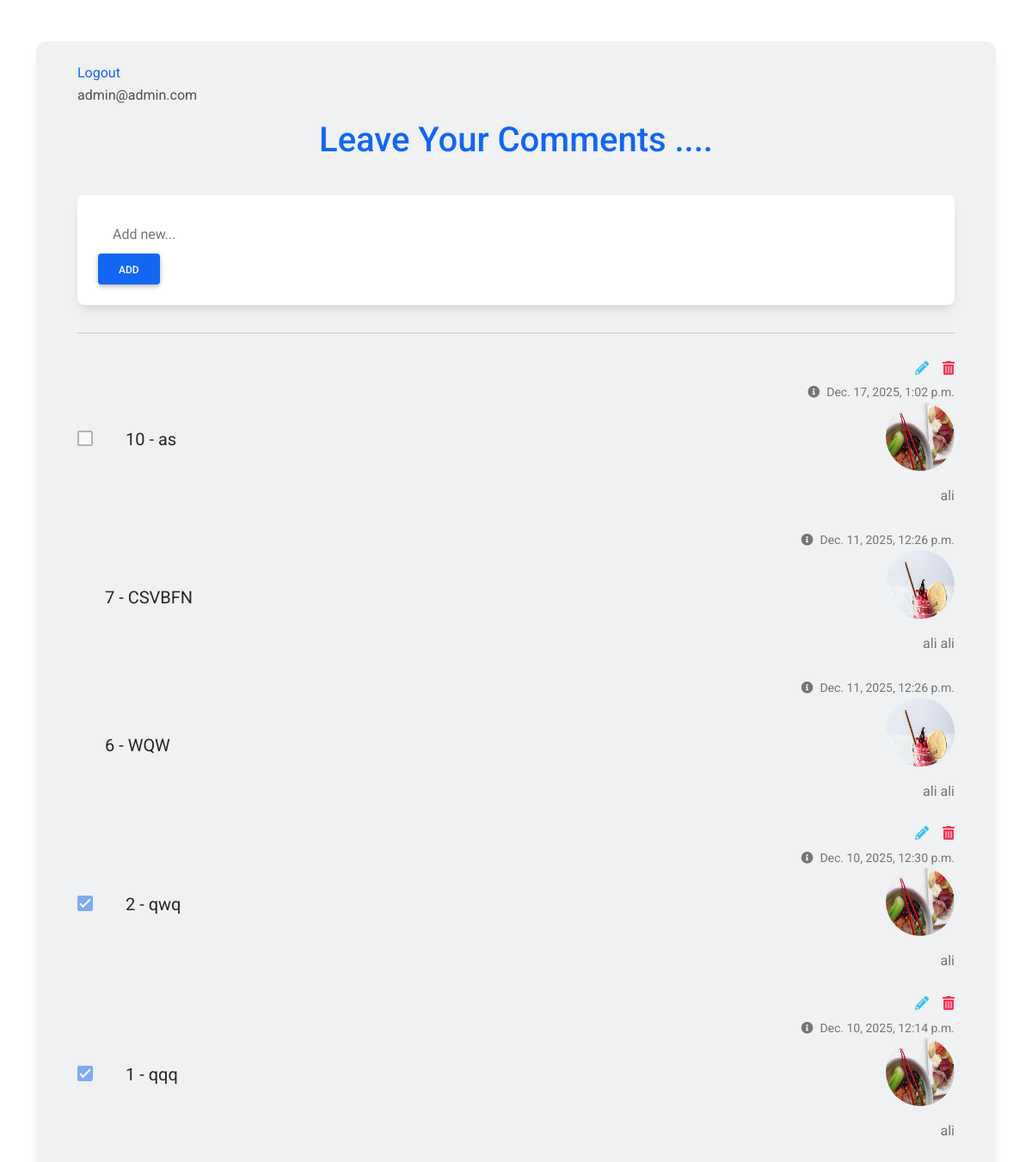
/comment/1 (signed in), run on the app's committed database.
### accounts/models.py (models this page shows, shortened)
class User(AbstractBaseUser, PermissionsMixin):
    email = models.EmailField(max_length=255, unique=True)
    is_staff = models.BooleanField(default=False)
    is_active = models.BooleanField(default=True)
    is_superuser = models.BooleanField(default=False)
    is_verified = models.BooleanField(default=False)
    created_date = models.DateTimeField(auto_now_add=True)
    updated_date = models.DateTimeField(auto_now=True)
    USERNAME_FIELD = "email"
    REQUIRED_FIELDS = []
    objects = UserManager()
    def __str__(self):
        return self.email

class Profile(models.Model):
    user = models.ForeignKey(User, on_delete=models.CASCADE)
    first_name = models.CharField(max_length=250)
    last_name = models.CharField(max_length=250)
    image = models.ImageField(upload_to='profile_images/',blank=True, null=True)
    description = models.TextField()
    created_date = models.DateTimeField(auto_now_add=True)
    updated_date = models.DateTimeField(auto_now=True)

### comment/models.py (models this page shows, shortened)
class Task(models.Model):
    author = models.ForeignKey("accounts.Profile", on_delete=models.CASCADE, related_name='comment_tasks')
    post = models.ForeignKey("blog.Post", on_delete=models.CASCADE, related_name='comment_tasks')
    title = models.CharField(max_length=250, default="test")
    status = models.BooleanField(default=False)
    created_date = models.DateTimeField(auto_now_add=True)
    updated_date = models.DateTimeField(auto_now=True)

### comment/views.py (the view, shortened to what this page needs)
# urls.py: path("<int:pid>", TaskView.as_view(), name="task"),
class TaskView(MyLoginRequiredMixin, CreateView, ListView):
    model = Task
    template_name = "comment/comment.html"
    context_object_name = "tasks"
    paginate_by = 50
    form_class = TaskForm
    def get_queryset(self):
        pid = self.kwargs['pid']
        return (
        Task.objects
        .filter(post__id=pid)
        .order_by('-created_date')
        )
    def get_context_data(self, **kwargs):
        context = super().get_context_data(**kwargs)
        context['post'] = Post.objects.get(id=self.kwargs['pid'])
        return context
    def get_initial(self,**kwargs):
        initial = super().get_initial()
        if self.request.user.is_authenticated:
            initial["author"] = Profile.objects.get(user=self.request.user)
        return initial

### comment/forms.py
class TaskForm(forms.ModelForm):
    class Meta:
        model = Task
        fields = ["author","post" ,"title"]
        widgets = {
            "author": forms.HiddenInput(),
        }

### templates/comment/comment.html (shortened to what this page needs)
{%load static%}
<!DOCTYPE html>
<html lang="en">
<head>
  <link rel="stylesheet" href="https://use.fontawesome.com/releases/v5.15.2/css/all.css" />
  <link rel="stylesheet" href="{% static "comment/css/bootstrap-to-do-list.min.css" %}" />
</head>
<body>
  <section class="vh-100">
    <div class="container py-5 h-100">
      <div class="row d-flex justify-content-center align-items-center h-100">
        <div class="col">
          <div class="card" id="list1" style="border-radius: .75rem; background-color: #eff1f2;">
            <div class="card-body py-4 px-4 px-md-5">
              <a href="#" onclick="document.getElementById('logout-form').submit();" class="primary-btn">Logout</a>
              <p>{{request.user}}</p>
              <p class="h1 text-center mt-3 mb-4 pb-3 text-primary">
                Leave Your Comments ....
              </p>
              <div class="pb-2">
                <div class="card">
                  <div class="card-body">
                    <div class="d-flex flex-row align-items-center">
                      <form action="{% url 'comment:task' pid=post.id %}" method="post">
                        <input type="text" name='title' class="form-control form-control-lg" id="exampleFormControlInput1" placeholder="Add new...">
                        <button type="submit" class="btn btn-primary">Add</button>
                      </form>
                    </div>
                  </div>
                </div>
              </div>
              <hr class="my-4">
              {% for task in tasks %}
              <ul class="list-group list-group-horizontal rounded-0 bg-transparent">
                <li class="list-group-item d-flex align-items-center ps-0 pe-3 py-1 rounded-0 border-0 bg-transparent">
                  {% if task.author.user == request.user %}
                  <a href="{% url 'comment:task-complete' pid=post.id pk=task.id %}" title="complete comment">
                    <div class="form-check">
                      <input
                      class="form-check-input me-0"
                      type="checkbox"
                      value=''
                      id="flexCheckChecked1"
                      aria-label="..."
                      {% if task.status == True %}
                      checked
                      {% endif %}
                      disabled
                      />
                    </div>
                  </a>
                  {% endif %}
                </li>
                <li class="list-group-item px-3 py-1 d-flex align-items-center flex-grow-1 border-0 bg-transparent">
                  <p class="lead fw-normal mb-0">{{task.id}} - {{task.title}} </p>
                </li>
                <li class="list-group-item ps-3 pe-0 py-1 rounded-0 border-0 bg-transparent">
                  <div class="d-flex flex-row justify-content-end mb-1">
                    {% if task.author.user == request.user %}
                    <a href="{% url 'comment:task-edit' pid=post.id pk=task.id %}" class="text-info" data-mdb-toggle="tooltip" title="Edit comment"><i class="fas fa-pencil-alt me-3"></i></a>
                    <a href="{% url 'comment:task-delete' pid=post.id pk=task.id %}" class="text-danger" data-mdb-toggle="tooltip" title="Delete comment"><i class="fas fa-trash-alt"></i></a>
                    {% endif %}
                  </div>
                  <div class="text-end text-muted">
                    <a href="#!" class="text-muted" data-mdb-toggle="tooltip" title="Created date">
                      <p class="small mb-0"><i class="fas fa-info-circle me-2"></i>{{task.created_date}}</p></a>
                      <p><img src="{{ task.author.image.url }}" alt="Profile Image" style="width:80px; height:80px; border-radius:50%;"></p>
                      <p> {{task.author.first_name}} </p>
                  </div>
                </li>
              </ul>
              {% endfor %}
            </div>
          </div>
        </div>
      </div>
    </div>
  </section>
</body>
</html>

### templates/comment/comment.html (style rules this page uses)
#list1 .form-control { border-color: transparent; }

### data on the page
User: user "admin@admin.com"
Task: id "10", title "as", created_date "Dec. 17, 2025, 1:02 p.m.", author.image (picture), author.first_name "ali"
Task: id "7", title "CSVBFN", created_date "Dec. 11, 2025, 12:26 p.m.", author.image (picture), author.first_name "ali ali"
Task: id "6", title "WQW", created_date "Dec. 11, 2025, 12:26 p.m.", author.image (picture), author.first_name "ali ali"
Task: status "☑", id "2", title "qwq", created_date "Dec. 10, 2025, 12:30 p.m.", author.image (picture), author.first_name "ali"
Task: status "☑", id "1", title "qqq", created_date "Dec. 10, 2025, 12:14 p.m.", author.image (picture), author.first_name "ali"
